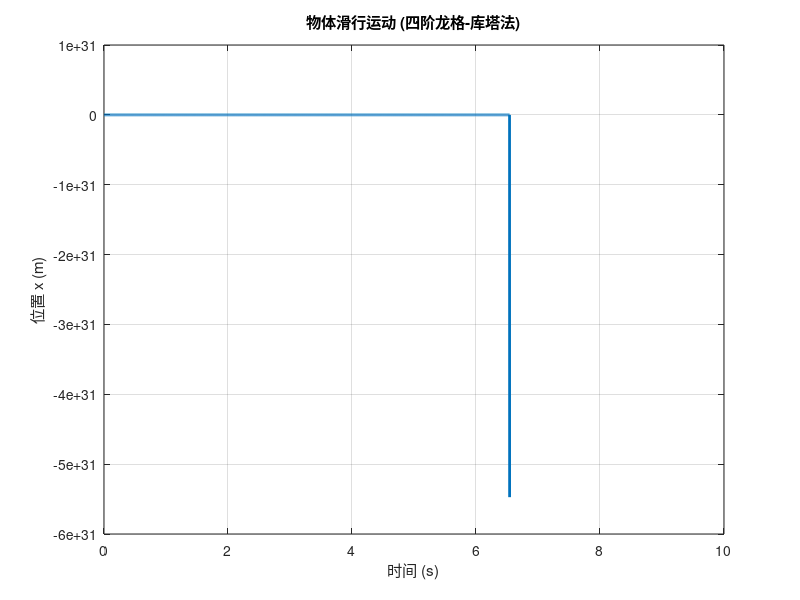

Reproduce this figure in MATLAB.
function sliding_motion_rk4()
    % 参数设置
    m = 0.7;     % 质量 (kg)
    k = 0.01;    % 空气阻力系数 (kg/m)
    g = 9.81;    % 重力加速度 (m/s^2)
    mu = 0.5;    % 摩擦系数

    % 初始条件
    x0 = 0;      % 初始位置 (m)
    v0 = 3;      % 初始速度 (m/s)
    init_conditions = [x0; v0];

    % 时间设置
    dt = 0.001;  % 减小时间步长 (s)
    t_end = 10;  % 结束时间 (s)
    t = 0:dt:t_end; % 时间数组
    n = length(t); % 时间步数

    % 初始化数组
    x = zeros(1, n);
    v = zeros(1, n);
    x(1) = x0;   % 设置初始位置
    v(1) = v0;   % 设置初始速度

    % 四阶龙格-库塔法迭代
    for i = 1:n-1
        k1 = odefun(t(i), [x(i); v(i)], m, k, g, mu);
        k2 = odefun(t(i) + dt/2, [x(i) + dt/2 * k1(1); v(i) + dt/2 * k1(2)], m, k, g, mu);
        k3 = odefun(t(i) + dt/2, [x(i) + dt/2 * k2(1); v(i) + dt/2 * k2(2)], m, k, g, mu);
        k4 = odefun(t(i) + dt, [x(i) + dt * k3(1); v(i) + dt * k3(2)], m, k, g, mu);
        
        % 更新位置和速度
        x(i+1) = x(i) + dt/6 * (k1(1) + 2*k2(1) + 2*k3(1) + k4(1));
        v(i+1) = v(i) + dt/6 * (k1(2) + 2*k2(2) + 2*k3(2) + k4(2));
        
        % 检查速度是否过小，防止数值不稳定
        if abs(v(i+1)) < 1e-5
            v(i+1) = 0; % 如果速度太小则设为0
        end
    end

    % 绘图
    figure;
    plot(t, x, 'LineWidth', 2);
    xlabel('时间 (s)');
    ylabel('位置 x (m)');
    title('物体滑行运动 (四阶龙格-库塔法)');
    grid on;
end

function dydt = odefun(t, y, m, k, g, mu)
    x = y(1);
    v = y(2);
    
    % 计算加速度
    a = -(k/m) * v^2 - g * mu;

    % 返回微分方程的右边
    dydt = [v; a];
end
